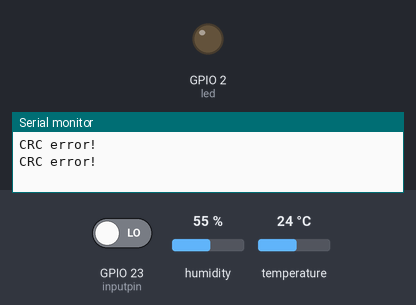
Bench run of a program on a simulated ESP32. On the bench: output pins drawn as LEDs (lit = HIGH), the last lines printed to the serial monitor. Wiring (inferred from the names in the program): AHT10/20 sensor at I2C address 0x38. The test bench sets the inputs (shaded band); at power-on: GPIO 23 (inputpin) LOW, humidity 55 %, temperature 24 °C.

Above: at 3.1 s.
3.2 s: GPIO 23 (inputpin) driven HIGH
At 5.3 s:
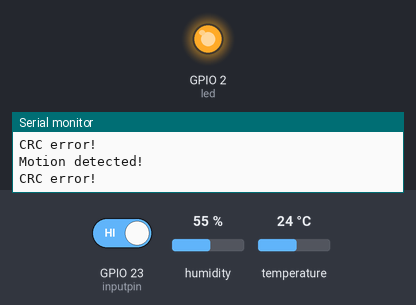
6.1 s: GPIO 23 (inputpin) driven LOW
At 7.0 s:
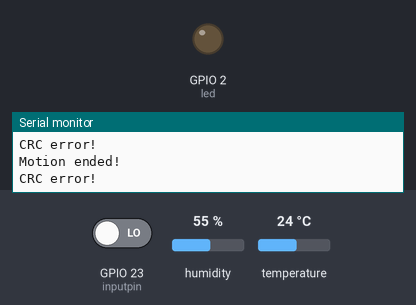
Timing chart, 0 to 9.1 s (numbered marks = the images above; inputs shaded):
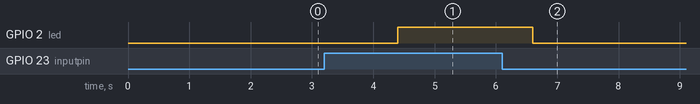

The program:

Main.cpp
```cpp
//Version 1.1
#include<PTHSensors.h>

PIR pirobj;
TnH TnHobj;

void setup()
{
    pirobj.initialize();
    Serial.begin(9600);
    Wire.begin();
}
void loop()
{
    pirobj.process();
    TnHobj.displayTnH();
    delay(100);
}
```

PTHSensors.cpp
```cpp
//Version 1.1
# include <PTHSensors.h>
//Functions for Class PIR Sensor
PIR::PIR(){
}
PIR::~PIR(){
}
void PIR::initialize()
{
  pinMode(led, OUTPUT);      // declare LED as output
  pinMode(pirstate, INPUT);     // declare sensor as input
}
void PIR::process()
{
   // Serial.println(inputpin);
    val = digitalRead(inputpin);  // read input value
  if (val == HIGH) {            // check if the input is HIGH
    digitalWrite(led, HIGH);  // turn LED ON
    if (pirstate == LOW) {
      // we have just turned on
      Serial.println("Motion detected!");
      // We only want to print on the output change, not state
      pirstate = HIGH;
    }
  } else {
    digitalWrite(led , LOW); // turn LED OFF
    if (pirstate == HIGH) {
      // we have just turned of
      Serial.println("Motion ended!");
      // We only want to print on the output change, not state
      pirstate = LOW;
    }
  }
}
//PIR pirobj(2, 23);

//******functions for class TnH (Temperature and Humidity Sensor)
TnH::TnH(){
    Wire.begin(SDA_PIN, SCL_PIN);
}
TnH::~TnH(){

}
void TnH::beginTransmission(){
    Wire.beginTransmission(AHT20_I2C_ADDR);
    Wire.write(0xAC);    //request temperature fron data frame this address of Data Frame
    Wire.write(0x33);
    Wire.endTransmission();
    delay(100);
}

bool TnH::readResponse(float temperature, float humidity) {
    Wire.requestFrom(AHT20_I2C_ADDR, 6);
    if (Wire.available() == 6) {
      byte msb1 = Wire.read();
      byte lsb1 = Wire.read();
      byte msb2 = Wire.read();
      byte lsb2 = Wire.read();
      byte crc = Wire.read();
// Verify CRC
      byte crc_calc = (msb1 + lsb1 + msb2 + lsb2) & 0xFF;
      if (crc == crc_calc) {
        // Calculate temperature
        temperature = (((msb1 << 8) | lsb1) * 200.0) / 1048576.0 - 50.0;

        // Calculate humidity
        humidity = (((msb2 << 8) | lsb2) * 100.0) / 1048576.0;

        return true;
      }
      else {
        Serial.println("CRC error!");
        return false;
      }
    }
    else {
      Serial.println("No response from AHT20");
      return false;
    }
  }
  void TnH::displayTnH(){
   //  objTnH.beginTransmission();
 // if (objTnH.readResponse(temperature,humidity)) {
    beginTransmission();
    if (readResponse(temperature,humidity)) {
    Serial.print("Temperature: ");
    Serial.print(temperature);
    Serial.print(" °C, Humidity: ");
    Serial.print(humidity);
    Serial.println(" %");
  }

  delay(2000);
  }
  
```

PTHSensors.h
```cpp
//Version 1.1
#include <Arduino.h>
#include <Wire.h>
#define AHT20_I2C_ADDR 0x38
#define SDA_PIN 21
#define SCL_PIN 22

///////////////////////////////////////////////
class PIR{
private:
int led = 2;
int inputpin =23;
int pirstate = LOW;
int val = 0;

public:
PIR();        // Default Constructor
~PIR();      //Default Destructor
void initialize();
void process();
};

//////////////////////////////////////////////
class TnH{
private:
float temperature;
float humidity;

public:
TnH();
~TnH();
void beginTransmission();
bool readResponse(float, float);
void displayTnH();
};
```

Measured:
- after the input at 3.2 s, GPIO 2 (led): LOW → HIGH after 1.2 s
- after the input at 6.1 s, GPIO 2 (led): HIGH → LOW after 0.50 s
